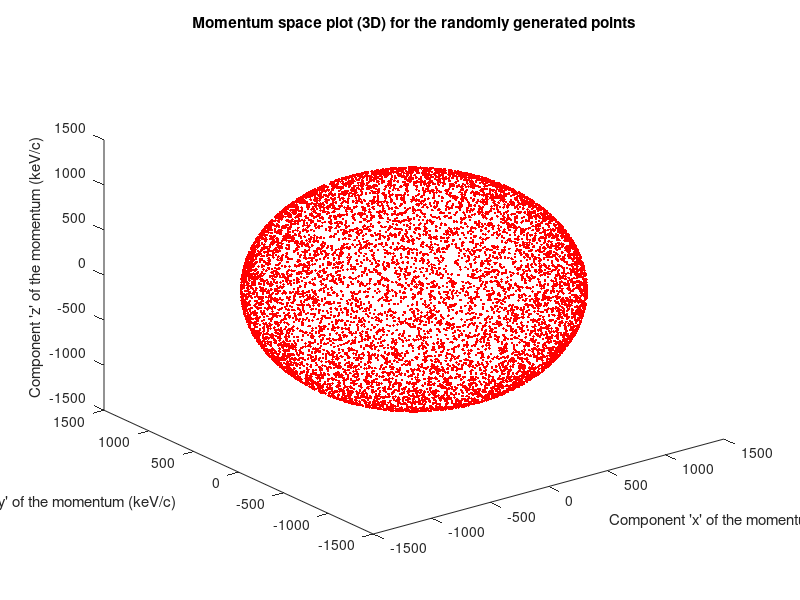
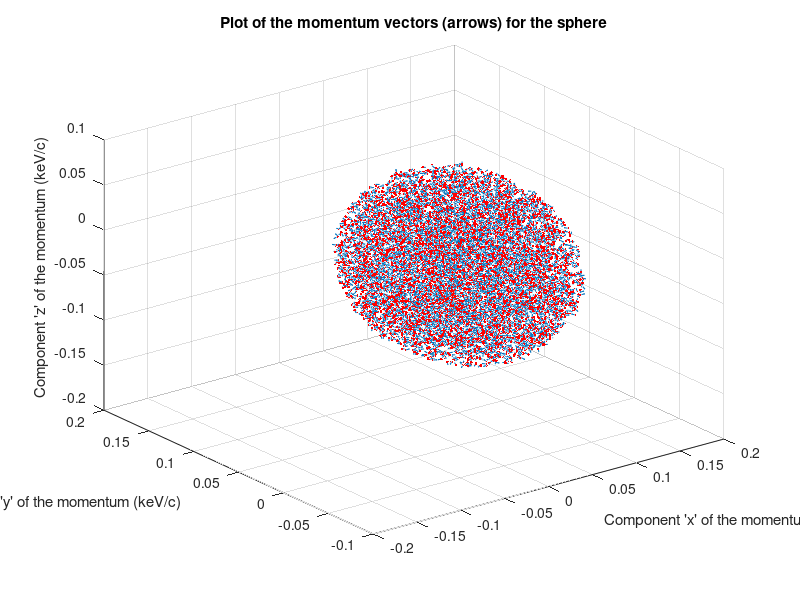

The MATLAB script that drew these images, in order:
function spheresource

% This function's job is to generate and plot random points in a spherical 
% volume of xyz space givn the radus of the disk.  Then the function 
% genrates a random momentum vector for a photon emminating from each point. 
% This was put togther to visually inspect the algorthm used by the author 
% in a Fortran 77 program for simulating a NaI detector.  The GEANT3.2.1 
% environment doesn't promote visualization as easily as Matlab so he is 
% using this code.  
%
% Author: William Tireman
% Date: June 8, 2009

% --> Necessary variables initialized

po=1173;  % photon momentum  in keV/c 
n=1e4;      % number of photons to generate
rndm=rand(5,n); % setup the random number array all at once instead of 5 calls
r=0.10;  % raduis of the spherical volume in which to generate the photons   

% --> Generate the random momentum vectors 
% This portion generates the random momentum vectors.  To do this, I
% generate points on the surface of a sphere then multiply by the momentum
% which gives a random distribution of momentums on a spherical surface.
% This works very nicely for photons (massless).
%
% Like the disk, this isn't as easy as I would like it to be.  Thanks to an
% online Matlab help site, I found the following formula's to get the x,y,z
% coordinates for an evenly distributed set of points on a spherical
% surface.  The issue, again, is that 'dA' is not simple.  It's 'r sin
% theta, dtheta, dphi ... nice, huh?

th=acos(2*rndm(1,:)-1); % generate the random azimuthal angle and stretch it
phi=2*pi*rndm(2,:);  % generate the random rotational angle
rhod=r.*(rndm(3,:)).^(1/3);% generate the random radial position and stretch
zd=rhod.*cos(th);           % calculate the x,y,z coordinates
xd=rhod.*sin(th).*cos(phi);
yd=rhod.*sin(th).*sin(phi);
%figure            % plot and view
%plot3(xd,yd,zd,'.r')     % plot the random points in 3D to confirm
%title('Plot of random points on a spherical surface')

% --> Convert the random points to the system you wish.  In this case that
% means momentum space (keV/c)

z = 2*rndm(4,:)-1;  % Generate a set of random points on the 'z' axis
rho = sqrt(1 - z.^2); % get the location of radial vector from 'z' points.
                      % You could multiply by a constant to make any size
                      % you want for the sphere.
phi = pi*(2*rndm(5,:) - 1);  % generate the necesary random angle
x = rho .* cos(phi);  % calculate the 'x' coordinate
y = rho .* sin(phi);  % calculate the 'y' coordinate
%figure
%plot3(x,y,z,'.r')     % plot the random points in 3D to confirm
%title('Plot of random points on a spherical surface')
pzp = po*z;           % multiply the momentum for all three coordinates
pyp = po*y;
pxp = po*x;
%p=sqrt(pxp.^2+pyp.^2+pzp.^2)
figure
plot3(pxp,pyp,pzp,'.r') % plot the points in 3D for viewing 
title('Momentum space plot (3D) for the randomly generated points')
xlabel('Component ''x'' of the momentum (keV/c)')
ylabel('Component ''y'' of the momentum (keV/c)')
zlabel('Component ''z'' of the momentum (keV/c)')

% --> Next is a cool 3D plot of the with arrows representing the momentum
% vectors from each of the vertex points.
figure
quiver3(xd,yd,zd,pxp,pyp,pzp)
hold on;
plot3(xd,yd,zd,'.r')
title('Plot of the momentum vectors (arrows) for the sphere')
xlabel('Component ''x'' of the momentum (keV/c)')
ylabel('Component ''y'' of the momentum (keV/c)')
zlabel('Component ''z'' of the momentum (keV/c)')
